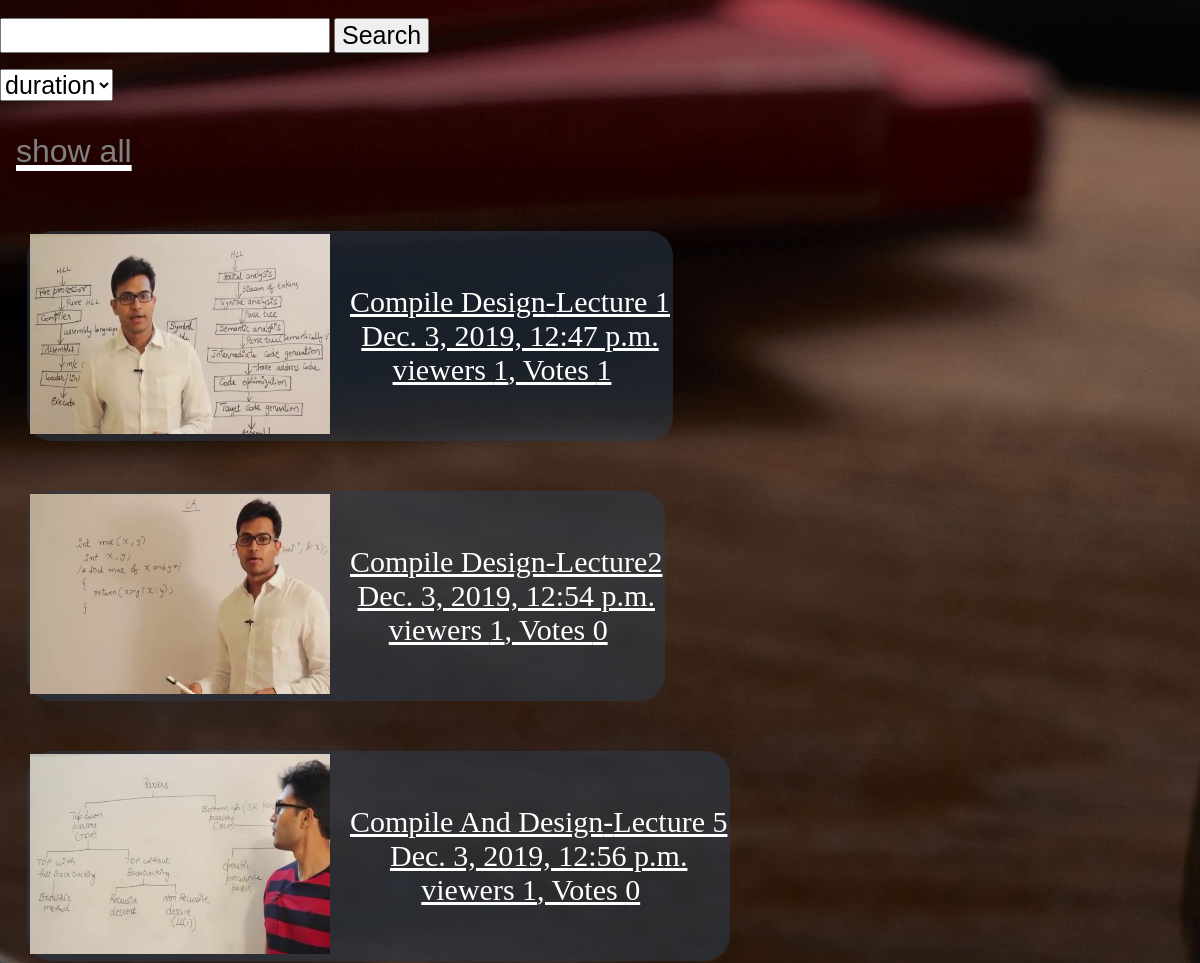
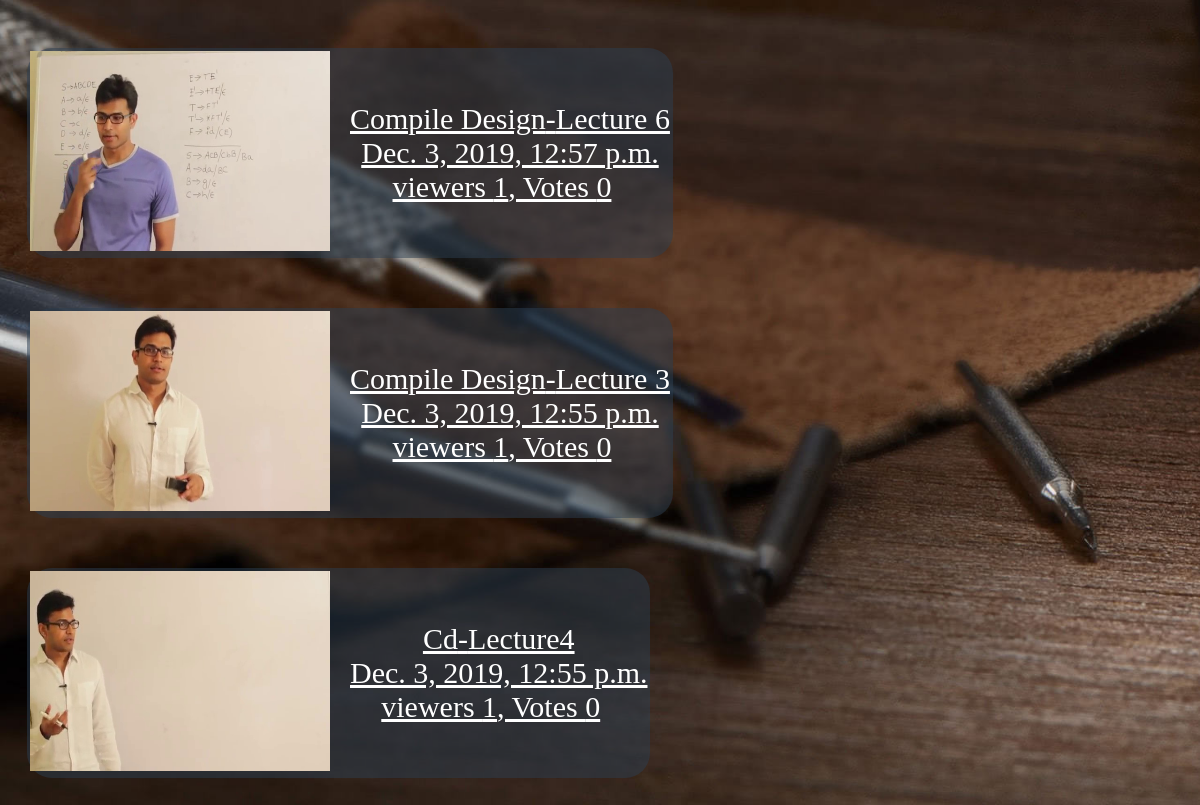
The page /sortmenu/ on the database its author committed (2 pictures, top to bottom).
### cloneapp/models.py (models this page shows, shortened)
class Videos(models.Model):
    title = models.CharField(max_length = 30 )
    description = models.TextField(max_length = 300 )
    videofile = models.FileField(upload_to = 'videos/' ,null = True,verbose_name="")
    datetime  = models.DateTimeField(null = False,blank = False,auto_now_add = True )
    user = models.ForeignKey('auth.User',on_delete = models.CASCADE)
    user_viewed = models.IntegerField(default = 0)
    votes = models.IntegerField(default = 0)
    size = models.FloatField(default = 0)

### cloneapp/views.py (the view)
# urls.py: path('sortmenu/',Sortmenu.as_view(),name = 'sortmenu'),
class Sortmenu(View):
    def get(self,request):
        if request.user.is_superuser == True:
            is_superuser = True
            videos = Videos.objects.filter(user = request.user).order_by('size')
        else:
            is_superuser = False
            videos = Videos.objects.all().order_by('size')
        url_of_video_student = []
        search_value = 'none'
        for video in videos:
            i = -1
            string = str(video.videofile)
            while(string[i] != '.'):
                i = i-1
            if string[i+1:] == "mp4":
                url_of_video_student.append(video)
        context = {'is_superuser':is_superuser,'videos':url_of_video_student,'length':len(url_of_video_student),'search_value':search_value,'is_sorted':True}
        template = loader.get_template('html_ki_file/menu.html')
        return HttpResponse(template.render(context,request))

### cloneapp/templates/html_ki_file/menu.html (shortened to what this page needs)
{% load staticfiles %}
<link rel = "stylesheet" type="text/css" href = "{% static 'style.css' %}">
<html>
<head>
</head>
<body>
<br>
<form action = "../menu" method = "POST">
<input type = "text" name = "searching" style = "font-size:25;">
<input type = "submit" value = "Search" style = "font-size:25;">
</form>
{% if is_sorted %}
<select onchange = "func2();" style = "font-size:25;">
<option value = "0">duration </option>
</select>
{% else %}
<select onchange = "func(value + ' ' + '{{search_value}}');" style = "font-size:25;">
<option value = "0">Sort by </option>
<option value = "1"> duration</option>
</select>
{% endif %}
<a href = "../menu"><p style = "color:grey;"><font size = "6">show all</font></p></a><br>
<div style = "float:left;" id="content">
<table>
<table>
{% for video in videos %}
<tr id= "row" style='float:left;border-radius:25px;margin:25px;background: rgba(44,62,80,0.5);text-align:center;'>
<td ><a href="../home2/{{video.id}}/" target = "main">
<img width = "300" height = "200"  src ="{{MEDIA_URL}}/images/image{{video.id}}.jpg"></img></a>
</td>
<td >
<a href="../home2/{{video.id}}/" target = "main">{{video.title}}-{{video.description}}</font><br>{{video.datetime}}<br>
viewers {{video.user_viewed}}, Votes {{video.votes}}</a>
</td>
</tr>
{% endfor %}
</table>
</body>
</html>

### cloneapp/static/style.css (style rules this page uses)
p { color:#3498db; font-family: sans-serif; font-size: 2em; padding:16px; margin:16px 0 0 0; }
body { margin: 0; padding: 0; background: url('images/new.jpg'); background-size: cover; }

### cloneapp/templates/html_ki_file/menu.html (style rules this page uses)
a { color:white; font-size : 30px; }

### rows shown on the page
Videos: shows a picture, title "Compile Design", description "Lecture 1", datetime "Dec. 3, 2019, 12:47 p.m.", user_viewed "1", votes "1"
Videos: shows a picture, title "Compile Design", description "Lecture2", datetime "Dec. 3, 2019, 12:54 p.m.", user_viewed "1", votes "0"
Videos: shows a picture, title "Compile And Design", description "Lecture 5", datetime "Dec. 3, 2019, 12:56 p.m.", user_viewed "1", votes "0"
Videos: shows a picture, title "Compile Design", description "Lecture 6", datetime "Dec. 3, 2019, 12:57 p.m.", user_viewed "1", votes "0"
Videos: shows a picture, title "Compile Design", description "Lecture 3", datetime "Dec. 3, 2019, 12:55 p.m.", user_viewed "1", votes "0"
Videos: shows a picture, title "Cd", description "Lecture4", datetime "Dec. 3, 2019, 12:55 p.m.", user_viewed "1", votes "0"
